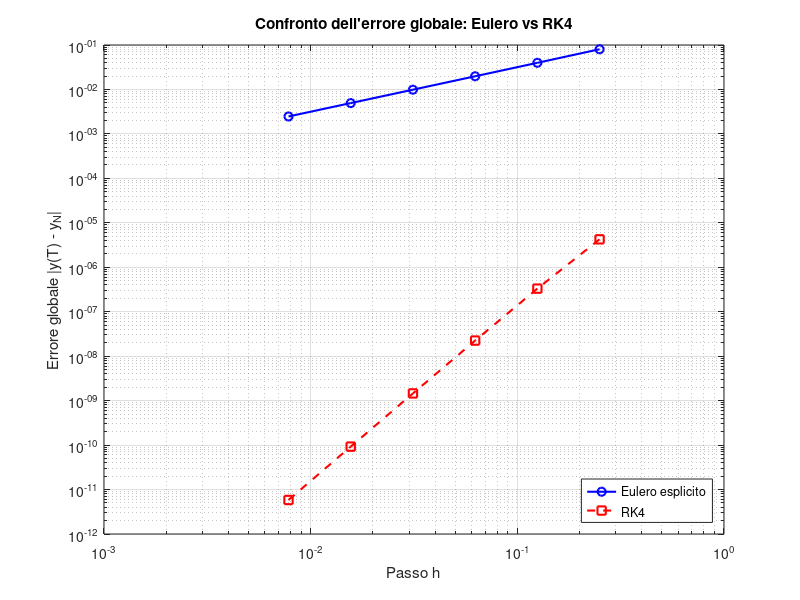

Recreate this plot in MATLAB.
% Metodo di Runge-Kutta del 4° ordine e confronto con Eulero esplicito
clear; close all; clc;

% Definizione della funzione differenziale dy/dt = y * cos(t)
f = @(t, y) y * cos(t);

% Soluzione esatta del problema (per confronto): y(t) = exp(sin(t))
y_exact_fun = @(t) exp(sin(t));

%% Parametri iniziali del problema
T = 5;                              % Tempo finale
y0 = 1;                             % Condizione iniziale y(0)
Ns = [20 40 80 160 320 640];        % Numeri di passi da testare (diversi livelli di discretizzazione)

% Inizializzazione dei vettori per memorizzare errori e passi
errors_euler = zeros(size(Ns));  % Errori globali per Eulero
errors_rk4   = zeros(size(Ns));  % Errori globali per RK4
hs = zeros(size(Ns));            % Dimensione del passo h = T/N

% Ciclo su tutti i valori di N
for i = 1:length(Ns)
    N = Ns(i);       % Numero di suddivisioni
    h = T / N;       % Calcolo del passo
    hs(i) = h;
    t = linspace(0, T, N+1);  % Vettore temporale equidistante

    % ---------------------------
    % Metodo di Eulero esplicito
    % ---------------------------
    y_euler = zeros(1, N+1);  % Allocazione memoria
    y_euler(1) = y0;          % Condizione iniziale

    for n = 1:N
        % Formula di Eulero: y_{n+1} = y_n + h*f(t_n, y_n)
        y_euler(n+1) = y_euler(n) + h * f(t(n), y_euler(n));
    end

    % -------------------------------
    % Metodo di Runge-Kutta 4° ordine
    % -------------------------------
    y_rk4 = zeros(1, N+1);  % Allocazione memoria
    y_rk4(1) = y0;          % Condizione iniziale

    for n = 1:N
        % Calcolo dei coefficienti k1, k2, k3, k4 per RK4
        k1 = f(t(n), y_rk4(n));
        k2 = f(t(n) + h/2, y_rk4(n) + h/2 * k1);
        k3 = f(t(n) + h/2, y_rk4(n) + h/2 * k2);
        k4 = f(t(n) + h,   y_rk4(n) + h * k3);
        
        % Formula completa RK4
        y_rk4(n+1) = y_rk4(n) + (h/6)*(k1 + 2*k2 + 2*k3 + k4);
    end

    % ------------------------------
    % Calcolo errore globale finale
    % ------------------------------
    y_true = y_exact_fun(T);                        % Valore esatto in T
    errors_euler(i) = abs(y_true - y_euler(end));   % Errore finale Eulero
    errors_rk4(i)   = abs(y_true - y_rk4(end));     % Errore finale RK4
end

%% Plot log-log degli errori globali rispetto a h
figure;
loglog(hs, errors_euler, 'bo-', 'LineWidth', 1.5, 'DisplayName', 'Eulero esplicito');
hold on;
loglog(hs, errors_rk4, 'rs--', 'LineWidth', 1.5, 'DisplayName', 'RK4');
xlabel('Passo h');
ylabel('Errore globale |y(T) - y_N|');
title('Confronto dell''errore globale: Eulero vs RK4');
legend('Location', 'southeast');
grid on;

%% Calcolo dell'ordine di convergenza con fit lineare nel log-log
p_euler = polyfit(log(hs), log(errors_euler), 1);               % Coefficiente angolare ≈ ordine
p_rk4   = polyfit(log(hs), log(errors_rk4), 1);

fprintf('Ordine di convergenza (Eulero): ~%.2f\n', p_euler(1));
fprintf('Ordine di convergenza (RK4): ~%.2f\n', p_rk4(1));
